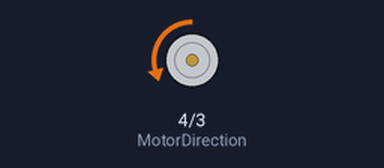
Simulated run of this sketch. Board: Arduino Uno, built with avr-gcc and run on an emulated ATmega328P. Shown: direction and speed pins drawn as motors (green arrow = direction pin HIGH = forward, orange = LOW = backward, longer = more drive).

Above: at 3.8 s.
At 9.2 s:
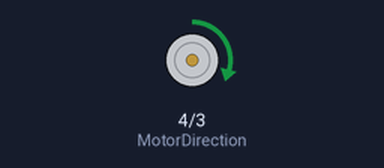
Timing chart, 0 to 14.0 s (numbered marks = the images above):
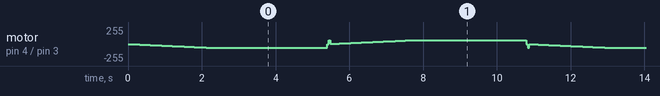

Measured:
- by itself, motor on pin 4 (MotorDirection) / pin 3 (MotorSpeed): moves between backward 59/255 and forward 59/255, repeating every 10.8 s

The sketch:

ArduinoUnoMDD10A.ino
```cpp
/*Example code for testing the Cytron Technologies 10A Rev 2.0 Motor Driver
 *The code uses only two pins, one for the motor direction (Pin 4)
 * and one for the motor speed (pin 3). The speed is set using PWM.
 * This code is meant to be run on the Arduino Uno hardware.
 */
/* Code retrieved from Cytron as an example, only modified to test MDD10A with RC car. */

//Pins used to control direction and speed of the motor. Speed pin should be a pwm pin.
#define MotorDirection 4
#define MotorSpeed 3

int SpeedVal = 0;

void setup() {
  //Declaration for the pins used, both should be outputs.
  pinMode(MotorDirection, OUTPUT);
  pinMode(MotorSpeed, OUTPUT);
}

void loop() {
  //Ramps up the speed in the clockwise direction.
  digitalWrite(MotorDirection, LOW);                  //Loop increases the speed slowly until it reaches 60/255 -> ~24% Duty Cycle.
  for(SpeedVal = 0; SpeedVal < 60; SpeedVal++){
      analogWrite(MotorSpeed,SpeedVal);
      delay(40);
  }

  delay(3000);

  analogWrite(MotorSpeed,0);
  //Ramps up the speed in the counter-clockwise direction.
  digitalWrite(MotorDirection, HIGH);                //Loop increases the speed slowly until it reaches 60/255 -> ~24% Duty Cycle.
  for(SpeedVal = 0; SpeedVal < 60; SpeedVal++){
      analogWrite(MotorSpeed,SpeedVal);
      delay(40);
  }
  delay(3000);            // Delay of 3sec on both actions just to have a slow & stable test.
  analogWrite(MotorSpeed,0);
}
```
